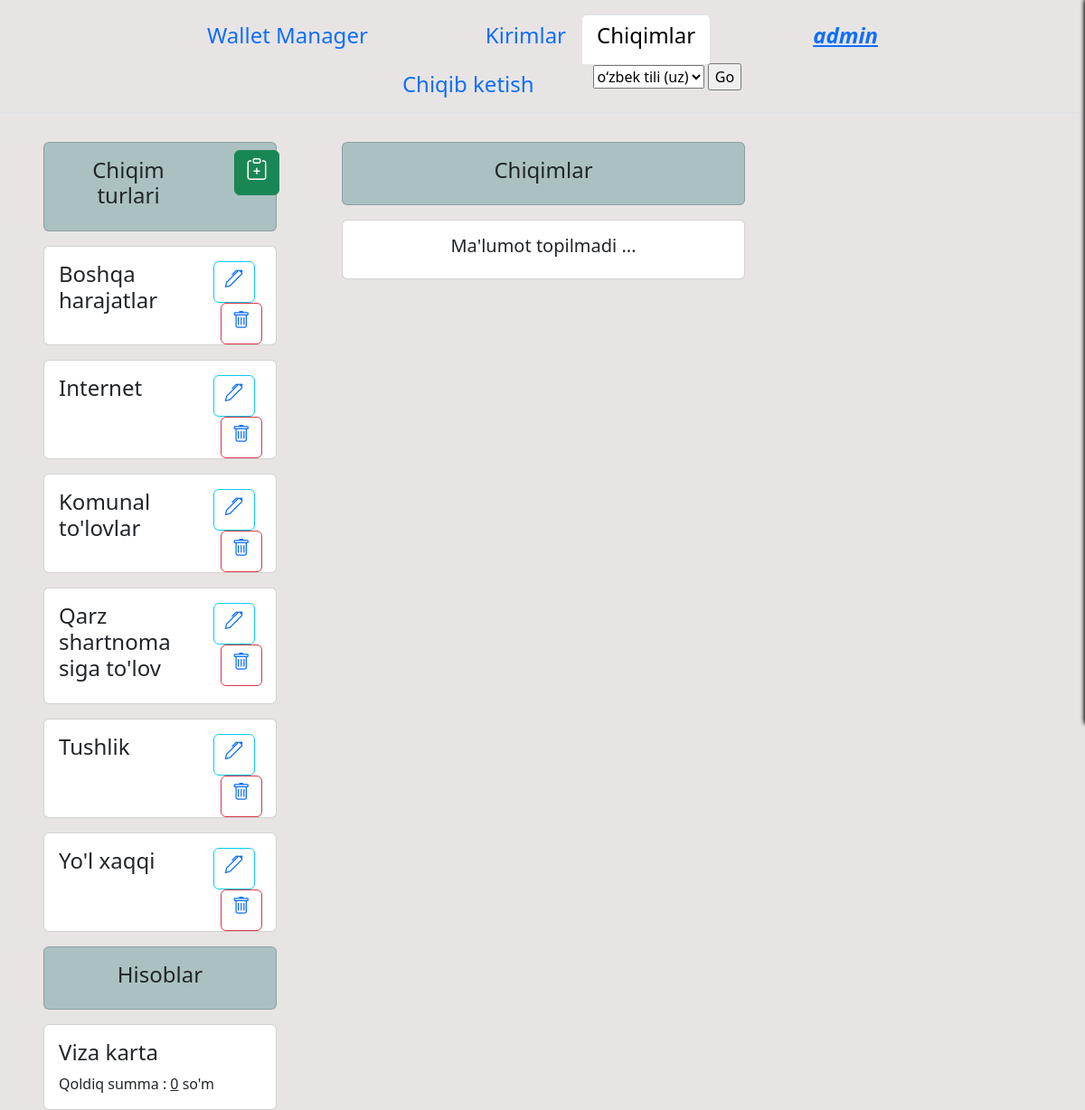
The app's page /expenses/ (signed in) with its own data.
### main/models.py (models this page shows, shortened)
class Category(models.Model):
    user = models.ForeignKey(User, on_delete=models.CASCADE)
    name = models.CharField(max_length=100)
    is_income = models.BooleanField(default=False)

class Wallet(models.Model):
    user = models.ForeignKey(User, on_delete=models.CASCADE)
    name = models.CharField(max_length=100)
    balance = models.PositiveIntegerField(default=0)

### main/views.py (the view, shortened to what this page needs)
# urls.py: path('expenses/', ExpensesView.as_view(), name='expenses'), # category add
class ExpensesView(LoginRequiredMixin, View):
    def get(self, request):
        wallets = Wallet.objects.filter(user=request.user)
        categories = Category.objects.filter(user=request.user).filter(is_income=False).order_by('name')
        cash_flows = IncomeExpense.objects.filter(user=request.user).filter(is_income=False).order_by('-date_time')
        total_income = cash_flows.aggregate(sum=Sum('summa'))['sum']
        total_expense = cash_flows.aggregate(sum=Sum('summa'))['sum']
        context = {'cash_flows': cash_flows,
                   'categories': categories,
                   'wallets': wallets,
                   'total_income': total_income,
                   'total_expense': total_expense}
        return render(request, 'expenses.html', context)

### templates/expenses.html (shortened to what this page needs)
{% extends 'base.html' %}
{% block content %}
{% load i18n %}
<div class="mx-4 px-4">
    <div class="row">
        <div class="col-md-3">
            <div class="card mt-3" style=" background-color: rgb(171, 193, 193);">
            <div class="row">
                <div class="col-md-9">
                        <div class="card-body">
                            <h4 class="card-title text-center">{% blocktrans %} Chiqim turlari {% endblocktrans %}</h4>
                        </div>
                    </div>
                    <div class="col-md-3 add_category">
                        <button href="#" class="btn btn-success mt-2"><h4><i class="bi bi-clipboard-plus"></i></h4></button>
                    </div>
                </div>
            </div>
            {% for c in categories %}
            <div class="card mt-3">
                <div class="row">
                    <div class="col-md-8">
                        <div class="card-body">
                            <h4 class="card-title">{{ c.name }}</h4>
                        </div>
                    </div>
                    <div class="col-md-4">
                        <div class="row">
                            <div class="justify-content-md-center pt-3 ml-5">
                                <div class="btn btn-outline-info">
                                    <a class="edit_category add_category" href="#" data-id="{{ c.id }}"
                                                                data-name_uz="{{ c.name_uz }}"
                                                               data-name_ru="{{ c.name_ru }}"
                                                               data-name_en="{{ c.name_en }}">
                                        <h5><i class="bi bi-pen"></i></h5>
                                    </a>
                                </div>
                                <div class="btn btn-outline-danger mx-2" id="delete_category" data-category-id="{{ c.id }}">
                                    <a href="#"><h5><i class="bi bi-trash"></i></h5></a>
                                </div>
                            </div>
                        </div>
                    </div>
                </div>
            </div>
            {% endfor %}
        </div>
            <div class="col-md-5 mx-5 mb-5 pb-5">
                <div class="card mt-3" style="background-color: rgb(171, 193, 193);">
                    <div class="row">
                        <div class="col-md">
                            <div class="card-body">
                                <h4 class="card-title text-center">{% blocktrans %} Chiqimlar {% endblocktrans %}</h4>
                            </div>
                        </div>
                    </div>
                </div>
                {% if cash_flows %}
                    {% for c in cash_flows %}
                        <div class="card mt-3 {% if c.is_income %} income {% else %} expense {% endif %}">
                            <div class="row">
                                <div class="col-md-10">
                                    <div class="card-body mx-2">
                                        <h5 class="card-title" style="display: inline;"><b>{{ c.category.name }}</b></h5><p class="mx-5 px-5" style="display: inline;">{{ c.date_time }}</p><br>
                                        <p class="card-text" style="display: inline;"><u>{{ c.summa }}</u> so'm</p><h5 class="mx-5 px-5" style="display: inline;"><b><i>{{ c.wallet.name }}</i></b></h5>
                                    </div>
                                </div>
                                <div class="col-md-2">
                                    <div class="row">
                                        <div class="justify-content-md-center pt-4 ml-5">
                                            <!-- <div class="btn btn-outline-info">
                                                <a href="#"  class="edit_cash_flow add_cash_flow" data-id="{{ c.id }}"
                                                                                    data-category="{{ c.category.name }}"
                                                                                    data-sum="{{ c.summa }}">
                                                    <h5><i class="bi bi-pen"></i></h5>
                                                </a>
                                            </div> -->
                                            <div class="btn btn-outline-danger mx-2 delete_cash_flow" data-cash_flow-id="{{ c.id }}">
                                                <a href="#"><h5><i class="bi bi-trash"></i></h5></a>
                                            </div>
                                        </div>
                                    </div>
                                </div>
                            </div>
                        </div>
                    {% endfor %}
                {% else %}
                <div class="card mt-3">
                    <div class="container text-center">
                        <div class="row justify-content-md-center">
                            <div class="col-md-12">
                                <div class="card-body">
                                    <h5>{% blocktrans %} Ma'lumot topilmadi {% endblocktrans %}...</h5>
                                </div>
                            </div>
                        </div>
                    </div>
                </div>
                {% endif %}
            </div>
            <div class="col-md-3">
                <div class="card mt-3" style=" background-color: rgb(171, 193, 193);">
                <div class="row">
                    <div class="col-md">
                            <div class="card-body">
                                <h4 class="card-title text-center">{% blocktrans %} Hisoblar {% endblocktrans %}</h4>
                            </div>
                        </div>
                    </div>
                </div>
                {% for w in wallets %}
                <div class="card mt-3">
                    <div class="row">
                        <div class="col-md">
                            <div class="card-body">
                                <h4 class="card-title">{{ w.name }}</h4>
                                <p class="card-text">{% blocktrans %} Qoldiq summa {% endblocktrans %}: <u>{{ w.balance }}</u> so'm</p>
                            </div>
                        </div>
                    </div>
                </div>
                {% endfor %}
            </div>
            </div>
        </div>
{% endblock %}

### templates/base.html (shortened to what this page needs)
<!DOCTYPE html>
{% load i18n %}
{% load static %}
{% url 'main' as main %}
{% url 'login' as login %}
{% url 'incomes' as incomes %}
{% url 'expenses' as expenses %}
<html lang="en">
<head>
    <link rel="stylesheet" href="{% static 'css/bootstrap.min.css' %}">
    <link rel="stylesheet" href="https://cdn.jsdelivr.net/npm/bootstrap-icons@1.11.3/font/bootstrap-icons.min.css">
</head>
<body>
      <ul class="nav nav-tabs justify-content-center my-3">
        <li class="nav-item mx-5 px-5">
          <a class="nav-link {% if request.path == main %} active {% endif %}" aria-current="page" href="{% url 'main' %}"><h4>Wallet Manager</h4></a>
        </li>
        <li class="nav-item">
          <a class="nav-link {% if request.path == incomes %} active {% endif %}" aria-current="page" href="{% url 'incomes' %}"><h4>{% blocktrans %} Kirimlar {% endblocktrans %}</h4></a>
        </li>
        <li class="nav-item">
          <a class="nav-link {% if request.path == expenses %} active {% endif %}" href="{% url 'expenses' %}"><h4>{% blocktrans %} Chiqimlar {% endblocktrans %}</h4></a>
        </li>
        {% if request.user.is_authenticated %}
          <li class="nav-item mx-5 px-5">
            <a class="nav-link" href="#"><h4><b><i><u>{{ request.user.username }}</u></i></b></h4></a>
          </li>
        {% endif %}
          <li class="nav-item mx-5">
            <a class="nav-link" href="{% url 'logout' %}"><h4>{% blocktrans %}Chiqib ketish{% endblocktrans %}</h4></a>
          </li>
          <li class="nav-item">
            <form action="{% url 'set_language' %}" method="post">{% csrf_token %}
              <select name="language">
                  {% get_current_language as LANGUAGE_CODE %}
                  {% get_available_languages as LANGUAGES %}
                  {% get_language_info_list for LANGUAGES as languages %}
                  {% for language in languages %}
                      <option value="{{ language.code }}"{% if language.code == LANGUAGE_CODE %} selected{% endif %}>
                          {{ language.name_local }} ({{ language.code }})
                      </option>
                  {% endfor %}
              </select>
              <input type="submit" value="Go">
          </form>
          </li>
      </ul>
{% block content %}
{% endblock %}
  </body>
  </html>

### templates/modals/add_category.html (shortened to what this page needs)
{% load i18n %}

### templates/modals/delete_category.html (shortened to what this page needs)
{% load i18n %}

### templates/modals/delete_cash_flow.html (shortened to what this page needs)
{% load i18n %}

### templates/modals/add_cash_flow.html (shortened to what this page needs)
{% load i18n %}

### templates/base.html (style rules this page uses)
body { background-color: #e8e4e4; }

### records on screen
Category: name "Boshqa harajatlar"
Category: name "Internet"
Category: name "Komunal to'lovlar"
Category: name "Qarz shartnomasiga to'lov"
Category: name "Tushlik"
Category: name "Yo'l xaqqi"
Wallet: name "Viza karta", balance "0"

### other values on screen
{{ request.user.username }} "admin"
form field language "oʻzbek tili (uz)"
